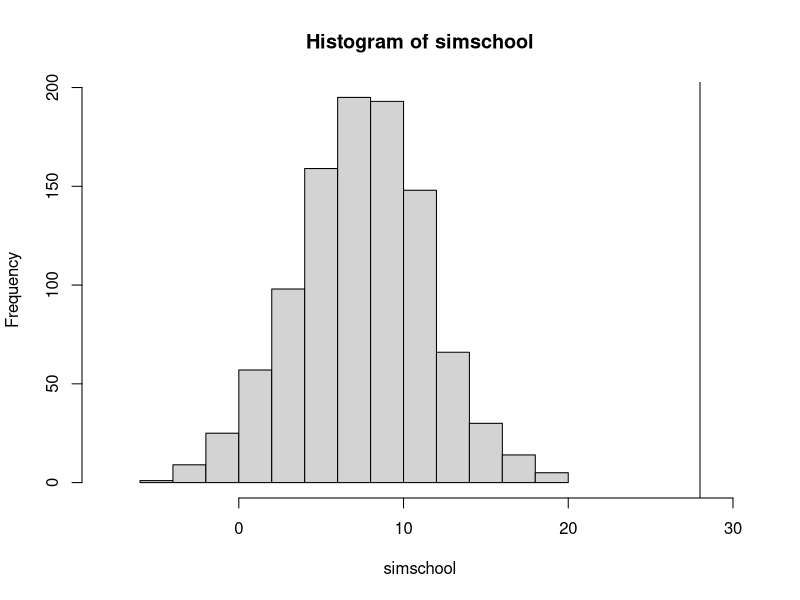
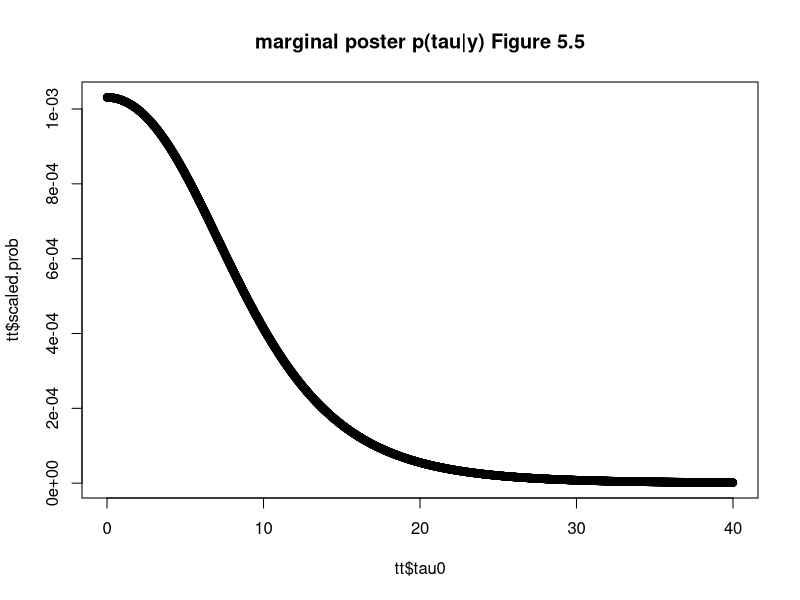
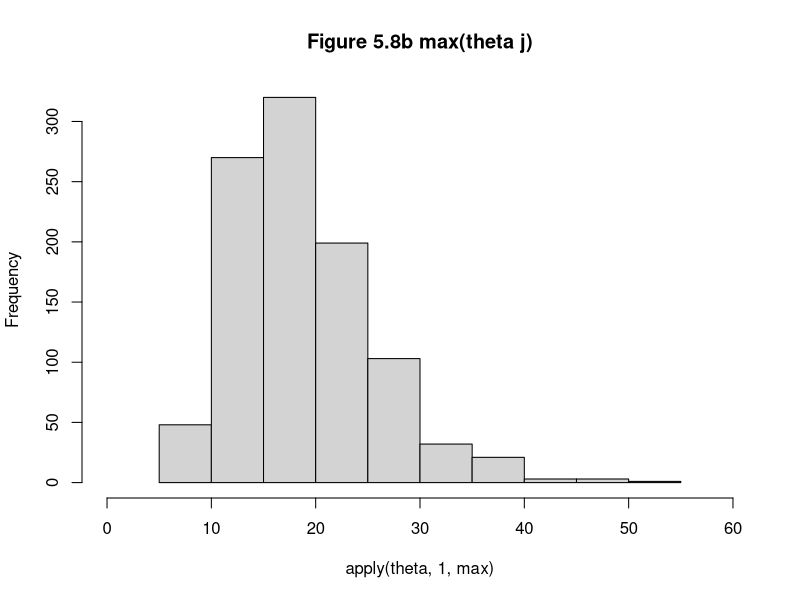

These charts were generated, in order, by the following R code:
## ---- chunk 1
school<-data.frame(school=LETTERS[1:8],
                   yj =c(28,8,-3,7,-1,1,18,12),
                   sigmaj = c(15,10,16,11,9,11,10,18))
school$sigma2j<-school$sigmaj^2

 ## reproducing section 5.5 on pooling

## pooled
 ybar_pool<-sum(school$yj/school$sigmaj^2)/sum(1/school$sigmaj^2) 
 pool_var<-1/sum(1/school$sigmaj^2)
  ybar_pool+2*sqrt(pool_var) # 15.82946
  ybar_pool-2*sqrt(pool_var) ## -0.5
 
 ## classical test
   sum( (school$yj-mean(school$yj))^2/school$sigmaj^2)  ## 4.7 which is less than the X2 d.f (8) so MSB- MSW is negative.  pooling is not appropriate.

   ## checking to see if 28 is from the pooled population 
   
   simschool <-rnorm(1000, mean= ybar_pool, sd=sqrt(pool_var))   
   hist(simschool,xlim=c(-8,30))
   abline(v=max(school$yj ))
   ### the maximum observation  School A = 28 points  is not with the population, so pooling does not correct
   ###
   
   ## posterior simulation under a normal model
   ## yij | thetaj ~ N(thetaj, sigma^2)
   ##  likelihood using sufficient statistics  
    ## ybarj | thetaj ~ N(thetaj, sigmaj^2)
   
   ### prior on tau can follow a uniform distribution
   ## using a grid approach for tau
      tau0= seq(0,40,by=0.01)
      stepsize=0.01
  # 5.20 total precision  
  vmu.inverse<-function(tau2,sigma2j){
    sum(1/(sigma2j+tau2))
  }      
  vmu<-sapply(tau0^2,function(x) vmu.inverse(x,school$sigmaj^2))
  
  # total mean effect
  muhat<-function(ybarj, sigma2j,tau2){
    numer<- sum(ybarj/(sigma2j+tau2))
    denom<- sum( 1/(sigma2j+tau2))
    hat<- numer/denom
    return(hat)
  }
    ## marginal posterior distribution p(tau| y)  5.21
  marginal.posterior.tau<-function(tau,sigma2j,ybarj){
    tau2<-tau^2
    prob.tau<-dunif(tau,min=0,max=40) ## assuming unif prior
    vmu.inv<-vmu.inverse(tau2,sigma2j)
    vmu<-sqrt(1/vmu.inv)
    total.precision<-1/(sigma2j+tau2)
    group.precision.term<- sqrt(total.precision)
    group.mu<-muhat(ybarj,sigma2j,tau2)
    exp.term<- exp(-1*(ybarj -group.mu )^2/(2*(sigma2j+tau2)))

    group.prod<-prod( group.precision.term*exp.term)
    
    final<- prob.tau*vmu*group.prod
    return(final)
  }  
  tt<-data.frame(tau0,pt=sapply(tau0,function(x) marginal.posterior.tau(x,school$sigma2j,school$yj)))
  tt$scaled.prob<-tt$pt/sum(tt$pt)
  plot(tt$tau0,tt$scaled.prob, main='marginal poster p(tau|y) Figure 5.5')
  
   ## prior on tau can follow a scaled inverse-X2(n-1,s^2) distribution
 ## alternatively we can use scaled inverse
  
  ## now that we have the distribution of tau,  sample from it
   
   ## marginal posterior 5.19
  muhat_given_tau.y<-sapply(tau0,function(x) muhat(school$yj,school$sigma2j,x^2))
    vmu_given_tau.y<-1/(sapply(tau0^2,function(x) vmu.inverse(x,school$sigmaj^2)))

    
     ### FIX ME:  sample mu
  # equation 5.20
   marginal.post.mu_given_tau.y<-function(yj,sigma2j,tau2){
     muhat<-muhat(yj,sigma2j,tau2)
     ## precision term
     vmu<-vmu.inverse(tau2,sigma2j)
    mu<- rnorm(100,mean=muhat,sd=sqrt(1/vmu)) ## how many points per posterior tau
    ## we take the posterior mean given 1 value of tau
    prob.mu<-dnorm(mean(mu),mean=muhat,sd=sqrt(1/vmu))
    return( data.frame(mu=mean(mu),prob.mu=prob.mu))
   }
   
   ## given mu, sample theta j      
   ## conditional posterior for each theta j 
   ## eq 5.17
  conditional.posterior.thetaj<-function(yj,sigma2j,tau2,mu){
     thetajhat<-(yj/sigma2j + mu/tau2)/(1/sigma2j+1/tau2)
     vj<-1/((1/sigma2j)+(1/tau2))
     nj<-length(thetajhat)
    thetaj<- sapply(seq(1,nj),function(x) rnorm(1, thetajhat[x], sd=sqrt(vj)[x]))
    prob.thetaj<-numeric(nj)
    
    prob.thetaj<- sapply(seq(1,nj),function(x) dnorm(thetaj[x], mean=thetajhat[x], sd=sqrt(vj)[x]))

  
    return( data.frame(thetaj=(thetaj),prob.thetaj=prob.thetaj))
   }
    
  posterior<-function(tau,sigma2j,yj){
    tau2<-tau^2
    post.tau<-marginal.posterior.tau(tau,sigma2j,yj)
    post.mu<-marginal.post.mu_given_tau.y(yj,sigma2j,tau2)
    post.theta<-conditional.posterior.thetaj(yj,sigma2j,tau2,post.mu$mu)
    
      full.post<-data.frame(theta=post.theta$thetaj,pdf=post.tau*post.mu$prob.mu*post.theta$prob.thetaj)
      return(full.post)
  }
  
  ## simulate the effects of thetaj
  ## closely reproduces table 5.3 in section 5
  theta1<- sapply(sample(tt$tau0,1000,prob=tt$scaled.prob),
                  function(x) posterior(x,school$sigma2j,school$yj)[1,1])
  theta1[is.nan(theta1)]<-mean(theta1[!is.nan(theta1)])
  
  t1q<-quantile(theta1,c(0.025,0.25,0.5,0.75,0.975),na.rm=TRUE)
  
   theta2<- sapply(sample(tt$tau0,1000,prob=tt$scaled.prob),
                  function(x) posterior(x,school$sigma2j,school$yj)[2,1])
  theta2[is.nan(theta2)]<-mean(theta2[!is.nan(theta2)])

  t2q<-quantile(theta2,c(0.025,0.25,0.5,0.75,0.975),na.rm=TRUE)
  
   theta3<- sapply(sample(tt$tau0,1000,prob=tt$scaled.prob),
                  function(x) posterior(x,school$sigma2j,school$yj)[3,1])
      theta3[is.nan(theta3)]<-mean(theta3[!is.nan(theta3)])


  t3q<-quantile(theta3,c(0.025,0.25,0.5,0.75,0.975),na.rm=TRUE)
  
   theta4<- sapply(sample(tt$tau0,1000,prob=tt$scaled.prob),
                  function(x) posterior(x,school$sigma2j,school$yj)[4,1])
       theta4[is.nan(theta4)]<-mean(theta4[!is.nan(theta4)])


 t4q<- quantile(theta4,c(0.025,0.25,0.5,0.75,0.975),na.rm=TRUE)
  
   theta5<- sapply(sample(tt$tau0,1000,prob=tt$scaled.prob),
                  function(x) posterior(x,school$sigma2j,school$yj)[5,1])
    theta5[is.nan(theta5)]<-mean(theta5[!is.nan(theta5)])


 t5q<- quantile(theta5,c(0.025,0.25,0.5,0.75,0.975),na.rm=TRUE)
  
   theta6<- sapply(sample(tt$tau0,1000,prob=tt$scaled.prob),
                  function(x) posterior(x,school$sigma2j,school$yj)[6,1])
    theta6[is.nan(theta6)]<-mean(theta6[!is.nan(theta6)])


  t6q<-quantile(theta6,c(0.025,0.25,0.5,0.75,0.975),na.rm=TRUE)
  
   theta7<- sapply(sample(tt$tau0,1000,prob=tt$scaled.prob),
                  function(x) posterior(x,school$sigma2j,school$yj)[7,1])
    theta7[is.nan(theta7)]<-mean(theta7[!is.nan(theta7)])


  t7q<-quantile(theta7,c(0.025,0.25,0.5,0.75,0.975),na.rm=TRUE)
  
 
   theta8<- sapply(sample(tt$tau0,1000,prob=tt$scaled.prob),
                  function(x) posterior(x,school$sigma2j,school$yj)[8,1])
    theta8[is.nan(theta8)]<-mean(theta8[!is.nan(theta8)])

  t8q<-quantile(theta8,c(0.025,0.25,0.5,0.75,0.975),na.rm=TRUE)

 allq<-rbind(t1q,t2q,t3q,t4q,t5q,t6q,t7q,t8q)
 print(allq)
## ---- chunk 2
  abest<-table(theta1>(theta2) & theta1>theta3 & theta1>theta4 & theta1>theta5 & theta1>theta6 & theta1>theta7 &theta1>theta8)
  bbest<-table(theta2>(theta1) & theta2>theta3 & theta2>theta4 & theta2>theta5 & theta2>theta6 & theta2>theta7 &theta2>theta8)
  cbest<-table(theta3>(theta1) & theta3>theta2 & theta3>theta4 & theta3>theta5 & theta3>theta6 & theta3>theta7 &theta3>theta8)
  dbest<-table(theta4>(theta1) & theta4>theta2 & theta4>theta3 & theta4>theta5 & theta4>theta6 & theta4>theta7 &theta4>theta8)
  ebest<-table(theta5>(theta1) & theta5>theta2 & theta5>theta3 & theta5>theta4 & theta5>theta6 & theta5>theta7 &theta5>theta8)
  fbest<-table(theta6>(theta1) & theta6>theta2 & theta6>theta3 & theta6>theta4 & theta6>theta5 & theta6>theta7 &theta6>theta8)
  gbest<-table(theta7>(theta1) & theta7>theta2 & theta7>theta3 & theta7>theta4 & theta7>theta6 & theta7>theta6 &theta7>theta8)
  hbest<-table(theta8>(theta1) & theta8>theta2 & theta8>theta3 & theta8>theta4 & theta8>theta5 & theta8>theta6 &theta8>theta7)
  
  a<-abest['TRUE']/sum(abest)
  b<-bbest['TRUE']/sum(bbest)
  c<-cbest['TRUE']/sum(cbest)
  d<-dbest['TRUE']/sum(dbest)
  e<-ebest['TRUE']/sum(ebest)
  f<-fbest['TRUE']/sum(fbest)
  g<-gbest['TRUE']/sum(gbest)
  h<-hbest['TRUE']/sum(hbest)
  

## ---- chunk 3
  better<-matrix(0,nrow=8,ncol=8)
  
  fillIn<-function(better,theta1,theta2,i=1,j=2){
   pij<-table(theta1>theta2)/sum(table(theta1>theta2))
   better[i,j]<-pij['TRUE']
  return(better)
  }
  better<-fillIn(better,theta1,theta2,i=1,j=2)
  better<-fillIn(better,theta1,theta3,i=1,j=3)
  better<-fillIn(better,theta1,theta4,i=1,j=4)
  better<-fillIn(better,theta1,theta5,i=1,j=5)
  better<-fillIn(better,theta1,theta6,i=1,j=6)
  better<-fillIn(better,theta1,theta7,i=1,j=7)
  better<-fillIn(better,theta1,theta8,i=1,j=8)
  
  better<-fillIn(better,theta2,theta1,i=2,j=1)
  better<-fillIn(better,theta2,theta3,i=2,j=3)
  better<-fillIn(better,theta2,theta4,i=2,j=4)
  better<-fillIn(better,theta2,theta5,i=2,j=5)
  better<-fillIn(better,theta2,theta6,i=2,j=6)
  better<-fillIn(better,theta2,theta7,i=2,j=7)
  better<-fillIn(better,theta2,theta8,i=2,j=8)
  
  better<-fillIn(better,theta3,theta1,i=3,j=1)
  better<-fillIn(better,theta3,theta2,i=3,j=2)
  better<-fillIn(better,theta3,theta4,i=3,j=4)
  better<-fillIn(better,theta3,theta5,i=3,j=5)
  better<-fillIn(better,theta3,theta6,i=3,j=6)
  better<-fillIn(better,theta3,theta7,i=3,j=7)
  better<-fillIn(better,theta3,theta8,i=3,j=8)
  

  better<-fillIn(better,theta4,theta1,i=4,j=1)
  better<-fillIn(better,theta4,theta2,i=4,j=2)
  better<-fillIn(better,theta4,theta3,i=4,j=3)
  better<-fillIn(better,theta4,theta5,i=4,j=5)
  better<-fillIn(better,theta4,theta6,i=4,j=6)
  better<-fillIn(better,theta4,theta7,i=4,j=7)
  better<-fillIn(better,theta4,theta8,i=4,j=8)
  
   better<-fillIn(better,theta5,theta1,i=5,j=1)
  better<-fillIn(better,theta5,theta2,i=5,j=2)
  better<-fillIn(better,theta5,theta3,i=5,j=3)
  better<-fillIn(better,theta5,theta4,i=5,j=4)
  better<-fillIn(better,theta5,theta6,i=5,j=6)
  better<-fillIn(better,theta5,theta7,i=5,j=7)
  better<-fillIn(better,theta5,theta8,i=5,j=8)
  
  
  better<-fillIn(better,theta6,theta1,i=6,j=1)
  better<-fillIn(better,theta6,theta2,i=6,j=2)
  better<-fillIn(better,theta6,theta3,i=6,j=3)
  better<-fillIn(better,theta6,theta4,i=6,j=4)
  better<-fillIn(better,theta6,theta5,i=6,j=5)
  better<-fillIn(better,theta6,theta7,i=6,j=7)
  better<-fillIn(better,theta6,theta8,i=6,j=8)
  
    better<-fillIn(better,theta7,theta1,i=7,j=1)
  better<-fillIn(better,theta7,theta2,i=7,j=2)
  better<-fillIn(better,theta7,theta3,i=7,j=3)
  better<-fillIn(better,theta7,theta4,i=7,j=4)
  better<-fillIn(better,theta7,theta5,i=7,j=5)
  better<-fillIn(better,theta7,theta6,i=7,j=6)
  better<-fillIn(better,theta7,theta8,i=7,j=8)
  
   better<-fillIn(better,theta8,theta1,i=8,j=1)
  better<-fillIn(better,theta8,theta2,i=8,j=2)
  better<-fillIn(better,theta8,theta3,i=8,j=3)
  better<-fillIn(better,theta8,theta4,i=8,j=4)
  better<-fillIn(better,theta8,theta5,i=8,j=5)
  better<-fillIn(better,theta8,theta6,i=8,j=6)
  better<-fillIn(better,theta8,theta7,i=8,j=7)

  better<-cbind(c(a,b,c,d,e,f,g,h),better)
  rownames(better)<-LETTERS[1:8]
  colnames(better)<-c("best",LETTERS[1:8])
  
  print(better)

## ---- chunk 4
theta<-data.frame(theta1,theta2,theta3,theta4,theta5,theta6,theta7,theta8)
 hist(apply(theta,1,max),xlim=c(0,60),main='Figure 5.8b max(theta j)')
 
 table(apply(theta,1,max)>28.4)['TRUE']/sum(table(apply(theta,1,max)>28.4))
## ---- chunk 5
  x1<-rnorm(1000,mean=school$yj[1],sd=school$sigmaj[1])
  x2<-rnorm(1000,mean=school$yj[2],sd=school$sigmaj[2])
  x3<-rnorm(1000,mean=school$yj[3],sd=school$sigmaj[3])
  x4<-rnorm(1000,mean=school$yj[4],sd=school$sigmaj[4])
  x5<-rnorm(1000,mean=school$yj[5],sd=school$sigmaj[5])
  x6<-rnorm(1000,mean=school$yj[6],sd=school$sigmaj[6])
  x7<-rnorm(1000,mean=school$yj[7],sd=school$sigmaj[7])
  x8<-rnorm(1000,mean=school$yj[8],sd=school$sigmaj[8])
  
  allQ<-rbind(  quantile(x1,c(0.025,0.25,0.5,0.75,0.975)),
                quantile(x2,c(0.025,0.25,0.5,0.75,0.975)),
                quantile(x3,c(0.025,0.25,0.5,0.75,0.975)),
                quantile(x4,c(0.025,0.25,0.5,0.75,0.975)),
                quantile(x5,c(0.025,0.25,0.5,0.75,0.975)),
                quantile(x6,c(0.025,0.25,0.5,0.75,0.975)),
                quantile(x7,c(0.025,0.25,0.5,0.75,0.975)),
                quantile(x8,c(0.025,0.25,0.5,0.75,0.975))
                )
  rownames(allQ)<-LETTERS[1:8]
  
  ## pair wise 
  better2<-matrix(0,nrow=8,ncol=8)
  for(i in 1:8){
    for(j in 1:8){
    better2[i,j]<- pnorm( (school$yj[i]- school$yj[j])/sqrt( school$sigma2j[i]+school$sigma2j[j]) ) 
    }
  }
  
 allind<-cbind(x1,x2,x3,x4,x5,x6,x7,x8)

  x1b<-table(x1>=apply(allind,1,max))['TRUE']/1000
  x2b<-table(x2>=apply(allind,1,max))['TRUE']/1000
  x3b<-table(x3>=apply(allind,1,max))['TRUE']/1000
  x4b<-table(x4>=apply(allind,1,max))['TRUE']/1000
  x5b<-table(x5>=apply(allind,1,max))['TRUE']/1000
  x6b<-table(x6>=apply(allind,1,max))['TRUE']/1000
  x7b<-table(x7>=apply(allind,1,max))['TRUE']/1000
  x8b<-table(x8>=apply(allind,1,max))['TRUE']/1000

  sep.prob<- cbind(c(x1b,x2b,x3b,x4b,x5b,x6b,x7b,x8b),better2)
  rownames(sep.prob)<-LETTERS[1:8]
    colnames(sep.prob)<-c("best",LETTERS[1:8])
    
    print(sep.prob)
## ---- chunk 6
print(allQ)

print(allq)
